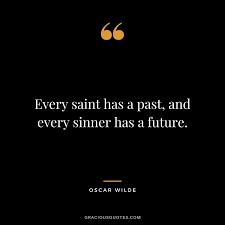
#> input picture images/image3.png, 225 x 225 px, found by its file name
$ python test.py
#> lines starting #> are read from the running program, lines starting #| are printed output that depends on the picture
import cv2
import pytesseract
import os

# Path to Tesseract executable
pytesseract.pytesseract.tesseract_cmd = r'C:\Program Files\Tesseract-OCR\tesseract.exe'

# Define output directory for saving processed images
output_dir = 'output_images'
os.makedirs(output_dir, exist_ok=True)

def pre_processing(image_path):
    img = cv2.imread(image_path)
#> img is the input picture: shape (225, 225, 3); mean B, G, R 4.8, 5.2, 5.5

    if img is None:
        print("Error loading image.")
        return None
    else:
        # Step 1: Convert to grayscale
        gray = cv2.cvtColor(img, cv2.COLOR_BGR2GRAY)
        gray_path = os.path.join(output_dir, 'grayscale_image.jpg')
        cv2.imwrite(gray_path, gray)

        # Step 2: Apply moderate denoising
        denoised = cv2.fastNlMeansDenoising(gray, h=15)
        denoised_path = os.path.join(output_dir, 'denoised_image.jpg')
        cv2.imwrite(denoised_path, denoised)

        # Step 3: Increase contrast for better text clarity
        contrast_enhanced = cv2.convertScaleAbs(denoised, alpha=2.0, beta=0)
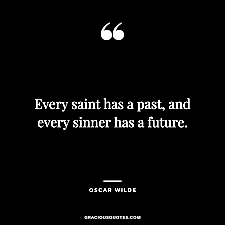
#> contrast_enhanced: shape (225, 225); min 0, max 255, mean 7.9
        contrast_path = os.path.join(output_dir, 'contrast_enhanced_image.jpg')
        cv2.imwrite(contrast_path, contrast_enhanced)

        # Save the final preprocessed image for OCR
        final_path = os.path.join(output_dir, 'final_preprocessed_image.jpg')
        cv2.imwrite(final_path, contrast_enhanced)

        return final_path

def text_extraction(output_path):
    img_for_ocr = cv2.imread(output_path)
#> img_for_ocr: shape (225, 225, 3); min 0, max 255, mean 8
    if img_for_ocr is None:
        print("Error loading image for text recognition.")
        return None
    else:
        # Tesseract OCR with custom config
        config = "--oem 3 --psm 6"
#> (the run stopped early here; a loop or call above may not have finished)
